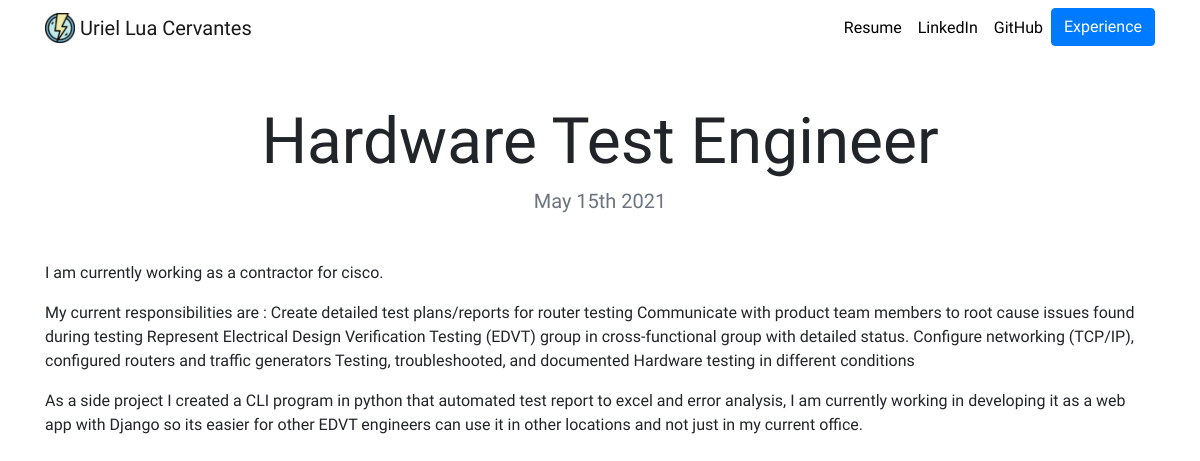
Page /blog/1/ on the committed database.
### blog/models.py (models this page shows, shortened)
class Blog(models.Model):
    title = models.CharField(max_length=100)
    description = models.TextField()
    date = models.DateField()

### blog/views.py (the view)
# urls.py: path('<int:blog_id>/', views.detail, name='detail')
def detail(request, blog_id):
    blog = get_object_or_404(Blog, pk=blog_id)
    return render(request, 'blog/detail.html',{'blog':blog})

### blog/templates/blog/detail.html
{% extends "portfolio/base.html" %}
{% load static %}
{% block content %}
<h1 class="text-center mt-5" id="blogdetailtitle">{{ blog.title }}</h1>
<h5 class="text-center text-muted mb-5">{{ blog.date|date:'F jS Y' }}</h5>
{{ blog.description|safe }}
{% endblock %}

### portfolio/static/portfolio/custom.css (style rules this page uses)
body { font-family: 'KoHo', sans-serif; }
@media (min-width: 992px) { #blogdetailtitle { font-size: 4rem; } }

### rows in the picture
Blog: title "Hardware Test Engineer", date "May 15th 2021", description "I am currently working as a contractor for cisco. My current responsibilities are : Create detailed test plans/reports for router testing Communicate with product team members to root cause issues found during testing Represent Electrical Design Verification Testing (EDVT) group in cross-functional group with detailed status. Configure networking (TCP/IP), configured routers and traffic generators Testing, troubleshooted, and documented Hardware testing in different conditions As a side project I created a CLI program in python that automated test report to excel and error analysis, I am currently working in developing it as a web app with Django so its easier for other EDVT engineers can…"
